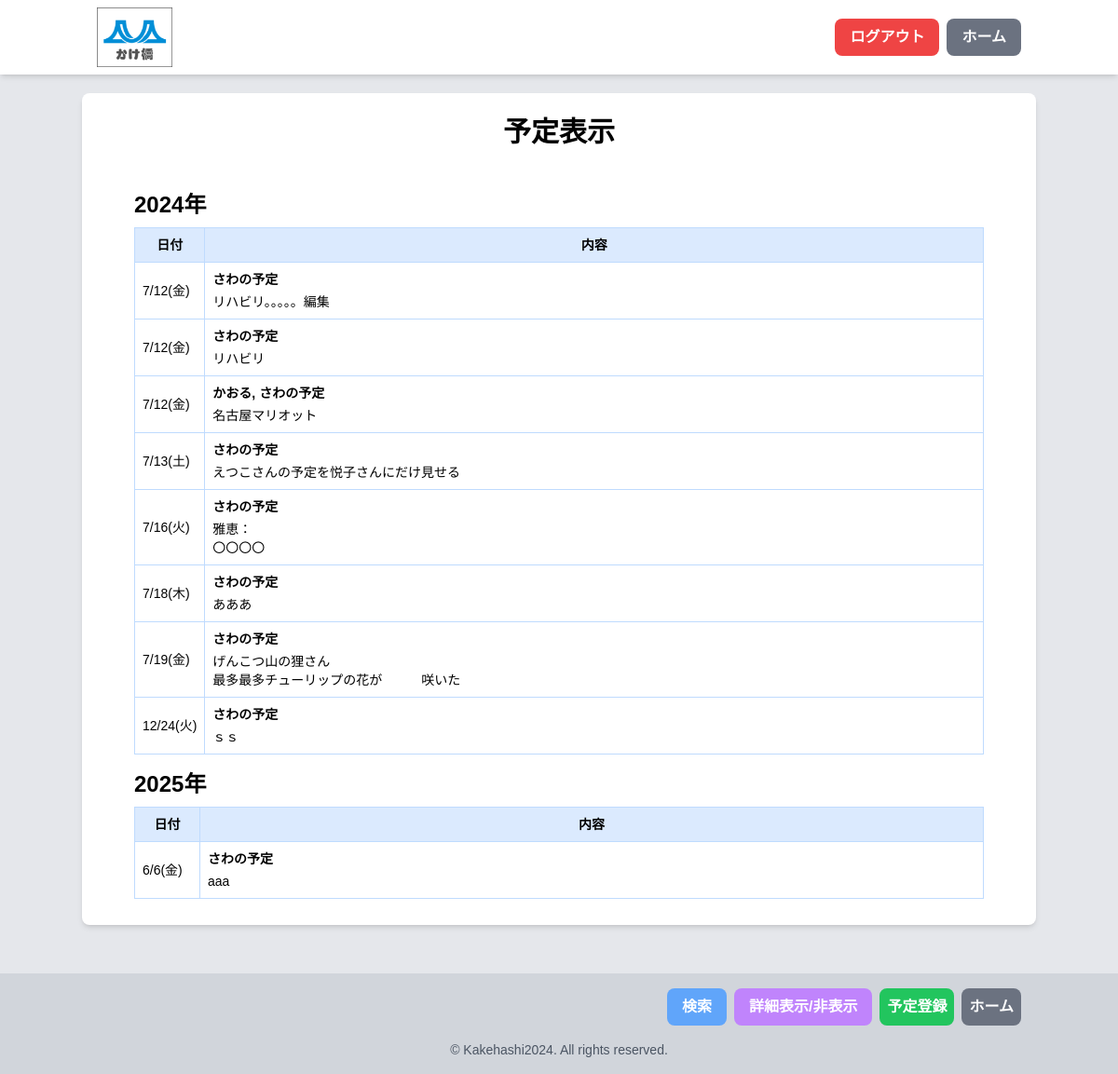
Screenshot of /schedule_view.php (signed in) with the database file from the repository.
### tables this page shows
CREATE TABLE `schedules` (
  `id` int(11) NOT NULL,
  `group_id` int(11) NOT NULL,
  `user_id` int(11) NOT NULL,
  `date` date NOT NULL,
  `content` text NOT NULL,
  `others` text DEFAULT NULL,
  `created_at` timestamp NOT NULL DEFAULT current_timestamp(),
  `updated_at` timestamp NOT NULL DEFAULT current_timestamp() ON UPDATE current_timestamp(),
  `updated_by` int(11) DEFAULT NULL
);

### funcs.php (called while the page is built, shortened)
<?php
function h($str) {
    return htmlspecialchars($str, ENT_QUOTES, 'UTF-8');
}

### schedule_view.php (the view, shortened to what this page needs)
<?php
require_once 'funcs.php';
$pdo = db_conn();
$query = "SELECT s.id, s.date, s.content, u.username as creator,
       GROUP_CONCAT(DISTINCT su.username SEPARATOR ', ') as shared_with,
       GROUP_CONCAT(DISTINCT sf_u.username SEPARATOR ', ') as schedule_for,
       s.others, s.created_at, s.updated_at, u2.username as updated_by
FROM schedules s
JOIN users u ON s.user_id = u.id
LEFT JOIN schedule_shares ss ON s.id = ss.schedule_id
LEFT JOIN users su ON ss.user_id = su.id
LEFT JOIN schedule_for sf ON s.id = sf.schedule_id
LEFT JOIN users sf_u ON sf.user_id = sf_u.id
LEFT JOIN users u2 ON s.updated_by = u2.id
WHERE s.group_id = ? AND (s.user_id = ? OR ss.user_id = ?)";
$params = [$_SESSION['group_id'], $_SESSION['user_id'], $_SESSION['user_id']];
$query .= " GROUP BY s.id ORDER BY s.date ASC";
$stmt = $pdo->prepare($query);
$stmt->execute($params);
$schedules = $stmt->fetchAll(PDO::FETCH_ASSOC);
$schedulesByYear = [];
foreach ($schedules as $schedule) {
    $year = date('Y', strtotime($schedule['date']));
    $schedulesByYear[$year][] = $schedule;
}
$weekdays = ['日', '月', '火', '水', '木', '金', '土'];
?>
<!DOCTYPE html>
<html lang="ja">
<head>
    <script src="https://cdn.tailwindcss.com"></script>
    <link rel="stylesheet" href="styles/main.css">
</head>
<body class="bg-gray-200" id="body">
    <?php include 'header0.php'; ?>
    <div class="pt-16 sm:pt-20">
        <main class="container mx-auto mt-5 mb-40">
            <div class="bg-white rounded-lg shadow-md p-1 sm:p-6">
                <div class="text-center mb-6">
                    <h1 class="text-2xl sm:text-3xl font-bold">予定表示</h1>
                </div>
                <div class="overflow-x-auto schedule_table">
                    <div class="inline-block w-full py-1 px-1 align-middle sm:px-6 lg:px-8">
                        <?php foreach ($schedulesByYear as $year => $yearSchedules) : ?>
                            <h3 class="text-xl sm:text-2xl font-bold mb-2 mt-4"><?= h($year) ?>年</h3>
                            <table class="min-w-full border-collapse border border-blue-200">
                                <thead>
                                    <tr class="bg-blue-100">
                                        <th class="text-left text-xs sm:text-sm font-semibold p-2 border border-blue-200 text-center">日付</th>
                                        <th class="text-left text-xs sm:text-sm font-semibold p-2 border border-blue-200 text-center">内容</th>
                                    </tr>
                                </thead>
                                <tbody>
                                    <?php foreach ($yearSchedules as $schedule) : ?>
                                        <?php
                                        $date = new DateTime($schedule['date']);
                                        $formattedDate = $date->format('n/j') . '(' . $weekdays[$date->format('w')] . ')';
                                        ?>
                                        <tr class="hover:bg-blue-50 transition-colors duration-200">
                                            <td class="text-xs sm:text-sm p-2 border border-blue-200"><?= h($formattedDate) ?></td>
                                            <td class="text-xs sm:text-sm border border-blue-200 schedule-cell">
                                                <div class="schedule-owner">
                                                    <?php if (!empty($schedule['schedule_for'])) : ?>
                                                        <?= h($schedule['schedule_for']) ?>の予定
                                                    <?php elseif (!empty($schedule['others'])) : ?>
                                                        <?= h($schedule['others']) ?>の予定
                                                    <?php else : ?>
                                                        <?= h($schedule['creator']) ?>の予定
                                                    <?php endif; ?>
                                                </div>
                                                <div class="schedule-content"><?= nl2br(h($schedule['content'])) ?></div>
                                            </td>
                                        </tr>
                                    <?php endforeach; ?>
                                </tbody>
                            </table>
                        <?php endforeach; ?>
                    </div>
                </div>
            </div>
        </main>
    </div>
    <?php include 'footer_schedule.php'; ?>
</body>
</html>

### styles/main.css (style rules this page uses)
body { font-family: 'Noto Sans JP', sans-serif; font-size: 18px; line-height: 1.6; }

### schedule_view.php (style rules this page uses)
.overflow-x-auto.schedule_table table td:first-of-type { width: 70px; }
.schedule-owner { font-weight: bold; text-align: left; margin-bottom: 0.25rem; }
.schedule-content { text-align: left; }
td.schedule-cell { padding: 0.5rem; }

### rows the page displays
schedules: date "7/12(金)", schedule_for "さわ", content "リハビリ。。。。。編集"
schedules: date "7/12(金)", schedule_for "さわ", content "リハビリ"
schedules: date "7/12(金)", schedule_for "かおる, さわ", content "名古屋マリオット"
schedules: date "7/13(土)", schedule_for "さわ", content "えつこさんの予定を悦子さんにだけ見せる"
schedules: date "7/16(火)", schedule_for "さわ", content "雅恵： 〇〇〇〇"
schedules: date "7/18(木)", schedule_for "さわ", content "あああ"
schedules: date "7/19(金)", schedule_for "さわ", content "げんこつ山の狸さん 最多最多チューリップの花が 咲いた"
schedules: date "12/24(火)", schedule_for "さわ", content "ｓｓ"
schedules: date "6/6(金)", schedule_for "さわ", content "aaa"

### other values shown
$year "2024"
$year "2025"
